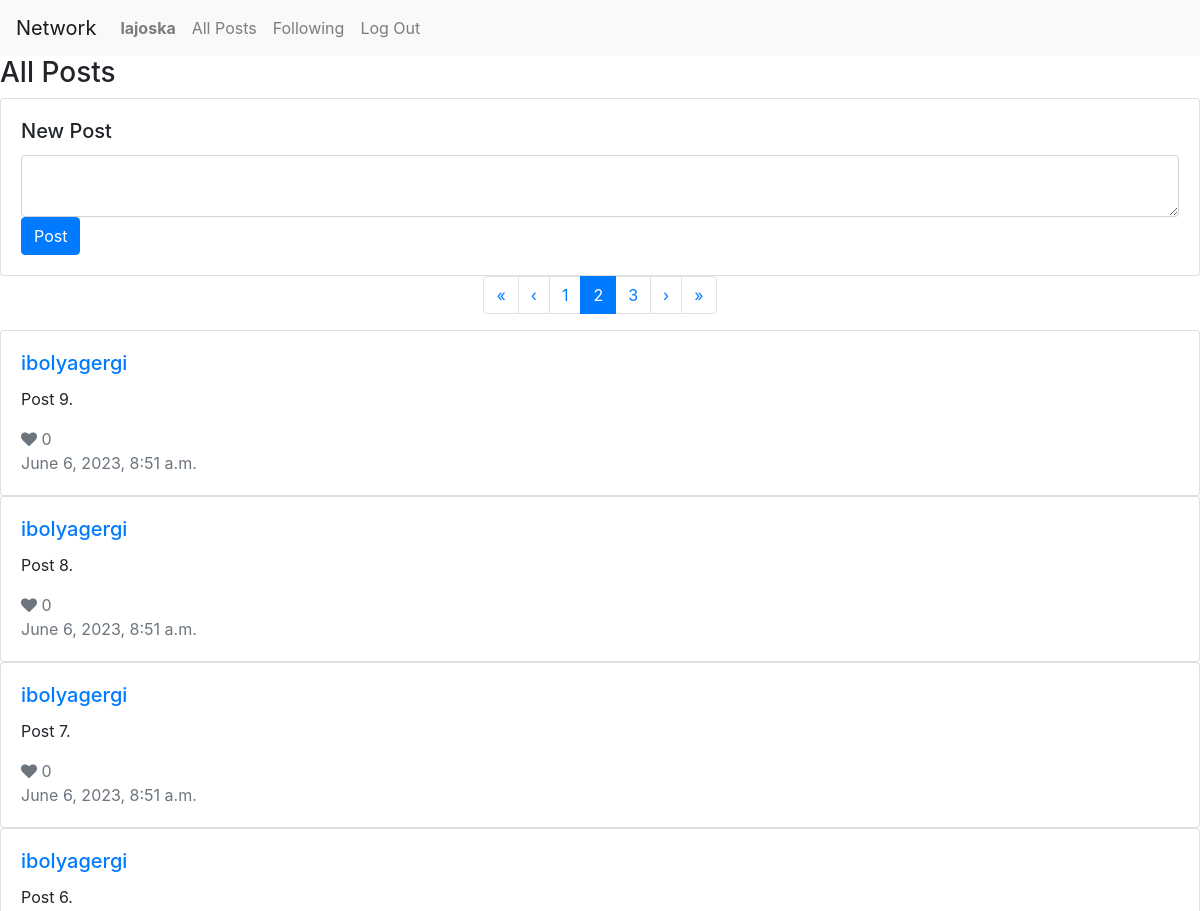
The app's page /?page=2 (signed in, upper part), older data.
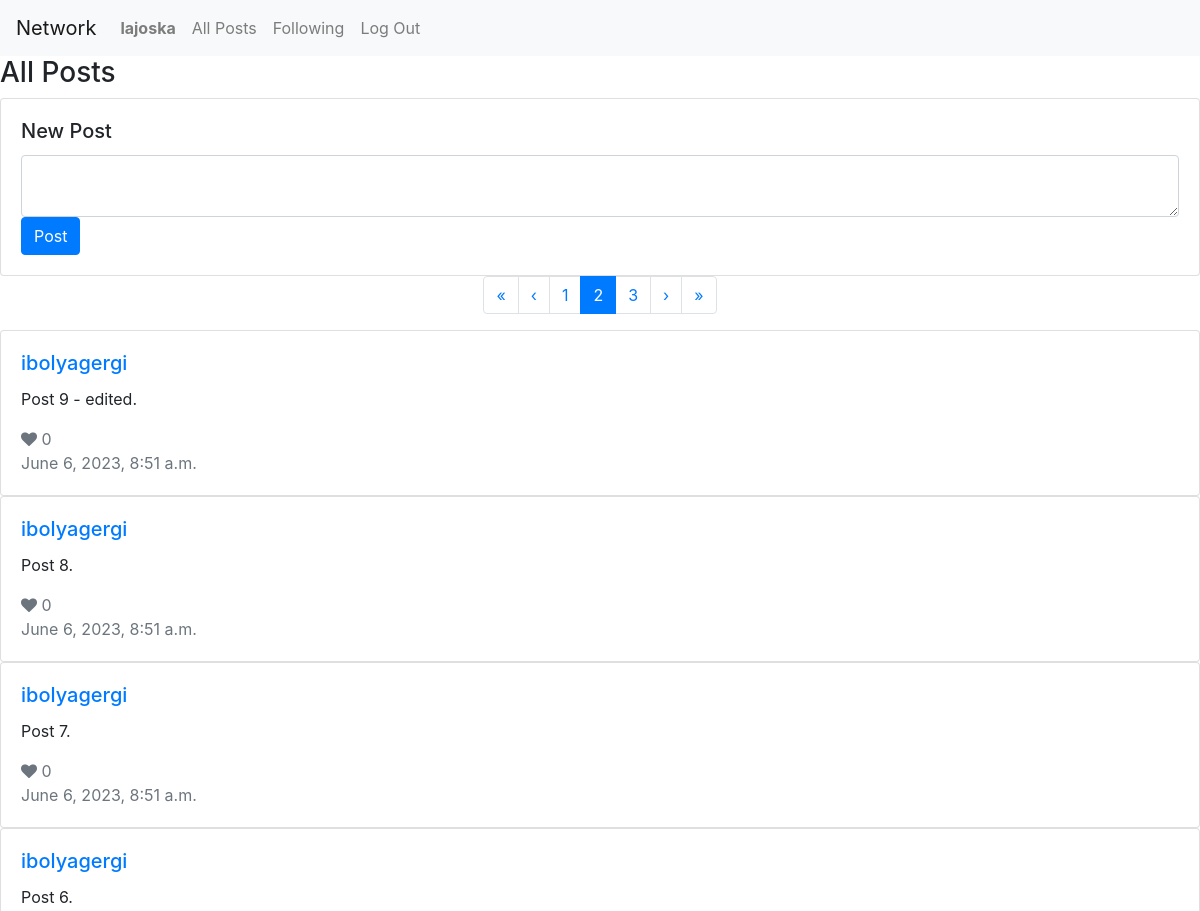
The same page, newer data.
### network/models.py (models this page shows, shortened)
class Post(models.Model):
    user = models.ForeignKey(User, on_delete=models.CASCADE)
    body = models.TextField(blank=True)
    timestamp = models.DateTimeField(auto_now_add=True)
    likers = models.ManyToManyField("User", null=True, related_name="liked_posts")
    num_of_likes = models.IntegerField(default=0)

class User(AbstractUser):
    following = models.ManyToManyField("User", null=True, related_name="followers")

### network/views.py (the view)
# urls.py: path("", views.index, name="index"),
def index(request):
    posts = Post.objects.all()
    posts = posts.order_by("-timestamp").all()
    paginator = Paginator(posts, 10)
    page_number = request.GET.get("page")
    page_obj = paginator.get_page(page_number)
    title = "All Posts"
    return render(request, "network/index.html", {
        "posts": posts,
        "title": title,
        "page_obj": page_obj
    })

### network/templates/network/index.html (shortened to what this page needs)
{% extends "network/layout.html" %}
{% load static %}
{% block body %}
<h3>{{ title }}</h3>
{% if user.is_authenticated %}
<div class="card">
    <div class="card-body">
        <h5 class="card-title">New Post</h5>
        <form action="{% url 'new_post' %}" method="post">
            <textarea name="body" class="form-control"></textarea>
            <input type="submit" class="btn btn-primary" value="Post"/>
        </form>
    </div>
</div>
<nav aria-label="Page navigation example">
    <ul class="pagination justify-content-center">
        {% if page_obj.has_previous %}
            <li class="page-item">
                <a class="page-link" href="?page=1" aria-label="First">
                    <span aria-hidden="true">&laquo;</span>
                </a>
            </li>
            <li class="page-item"><a class="page-link" href="?page={{ page_obj.previous_page_number }}">&#8249;</a></li>
            <li class="page-item"><a class="page-link" href="?page={{ page_obj.previous_page_number }}">{{ page_obj.previous_page_number }}</a></li>
        {% endif %}
        <li class="page-item active" aria-current="page">
            <span class="page-link">
                {{ page_obj.number }}
            </span>
        </li>
        {% if page_obj.has_next %}
            <li class="page-item"><a class="page-link" href="?page={{ page_obj.next_page_number }}">{{ page_obj.next_page_number }}</a></li>
            <li class="page-item"><a class="page-link" href="?page={{ page_obj.next_page_number }}">&#8250;</a></li>
            <li class="page-item">
                <a class="page-link" href="?page={{ page_obj.paginator.num_pages }}" aria-label="Last">
                    <span aria-hidden="true">&raquo;</span>
                </a>
            </li>
        {% endif %}
    </ul>
</nav>
{% for post in page_obj %}
<div class="card">
    <div class="card-body">
        <h5 class="card-title"><a href="{% url 'profile' post.user.id %}">{{ post.user }}</a></h5>
        <p class="card-text">{{ post.body }}</p>
        <div class="card-text text-muted">
            {% if user in post.likers.all %}
                <i class="fa fa-heart" style="color: red;" data-post_id="{{ post.id }}"></i>
            {% else %}
                <i class="fa fa-heart" data-post_id="{{ post.id }}"></i>
            {% endif %}
            <span>{{ post.likers.count }}</span>
        </div>
        <p class="card-text text-muted">{{ post.timestamp|date:"F j, Y, g:i a" }}</p>
    </div>
</div>
{% endfor %}
{% endif %}
{% endblock %}

Row changes from the older to the newer data that the page shows:
changed Post: body "Post 9." → "Post 9 - edited."
